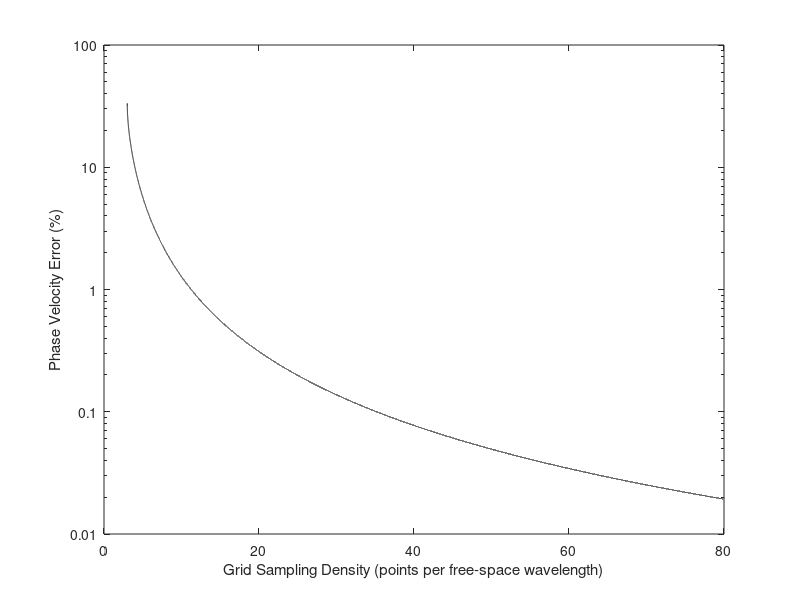

Recreate this plot in MATLAB.
S = 0.5;
Ntrans = (2 * pi * S) / acos(1 - 2 * S^2);
Nreal = Ntrans:0.001:80;
Vp = ((2 * pi) ./ (Nreal .* acos(1 + 4 * (cos(pi ./ Nreal) - 1))));
error = 1 - Vp;

semilogy(Nreal, real(error) * 100, 'color', 'black')

yticks([0.01 0.1 1 10 100]);
yticklabels({'0.01', '0.1', '1', '10', '100'});

xlabel('Grid Sampling Density (points per free-space wavelength)');
ylabel('Phase Velocity Error (%)');